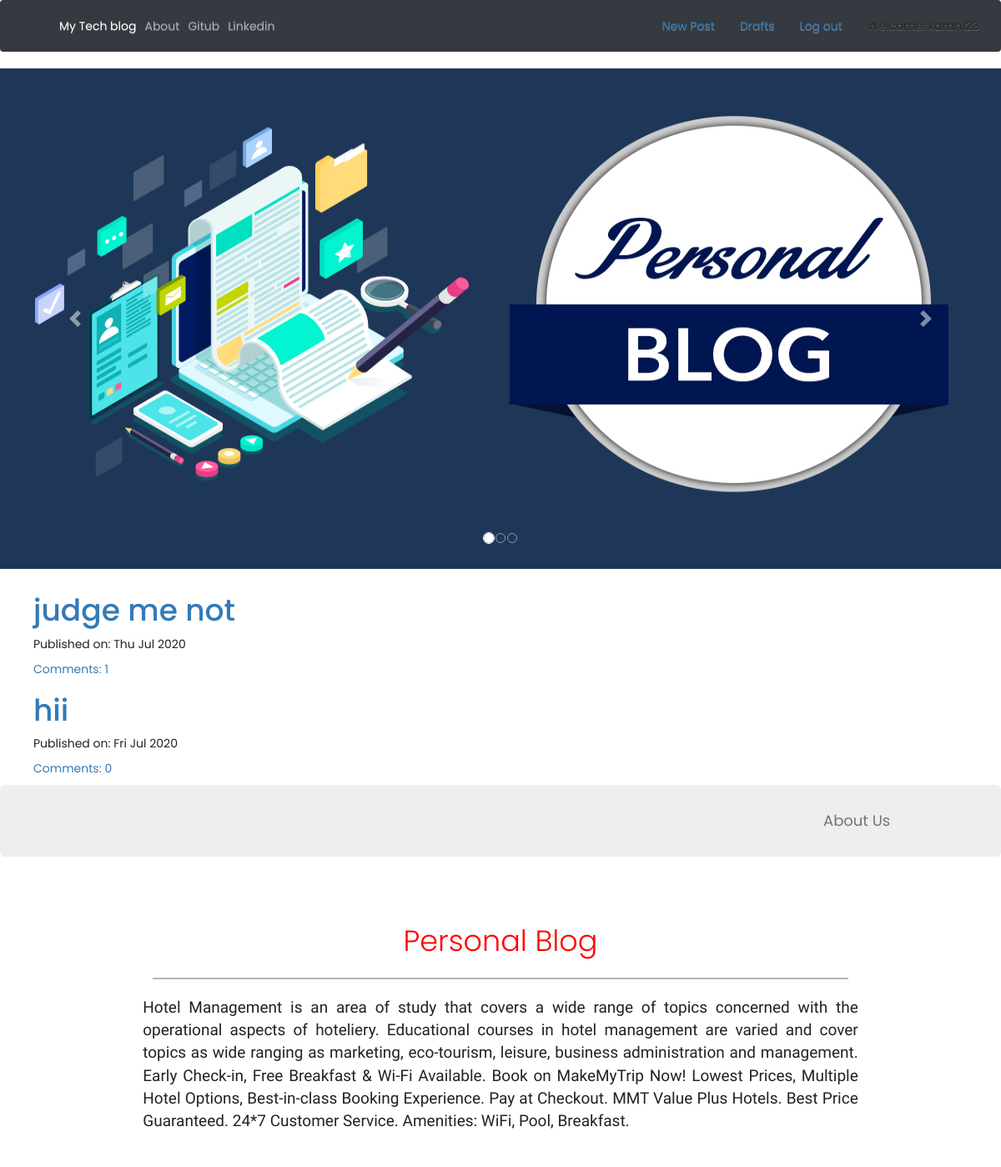
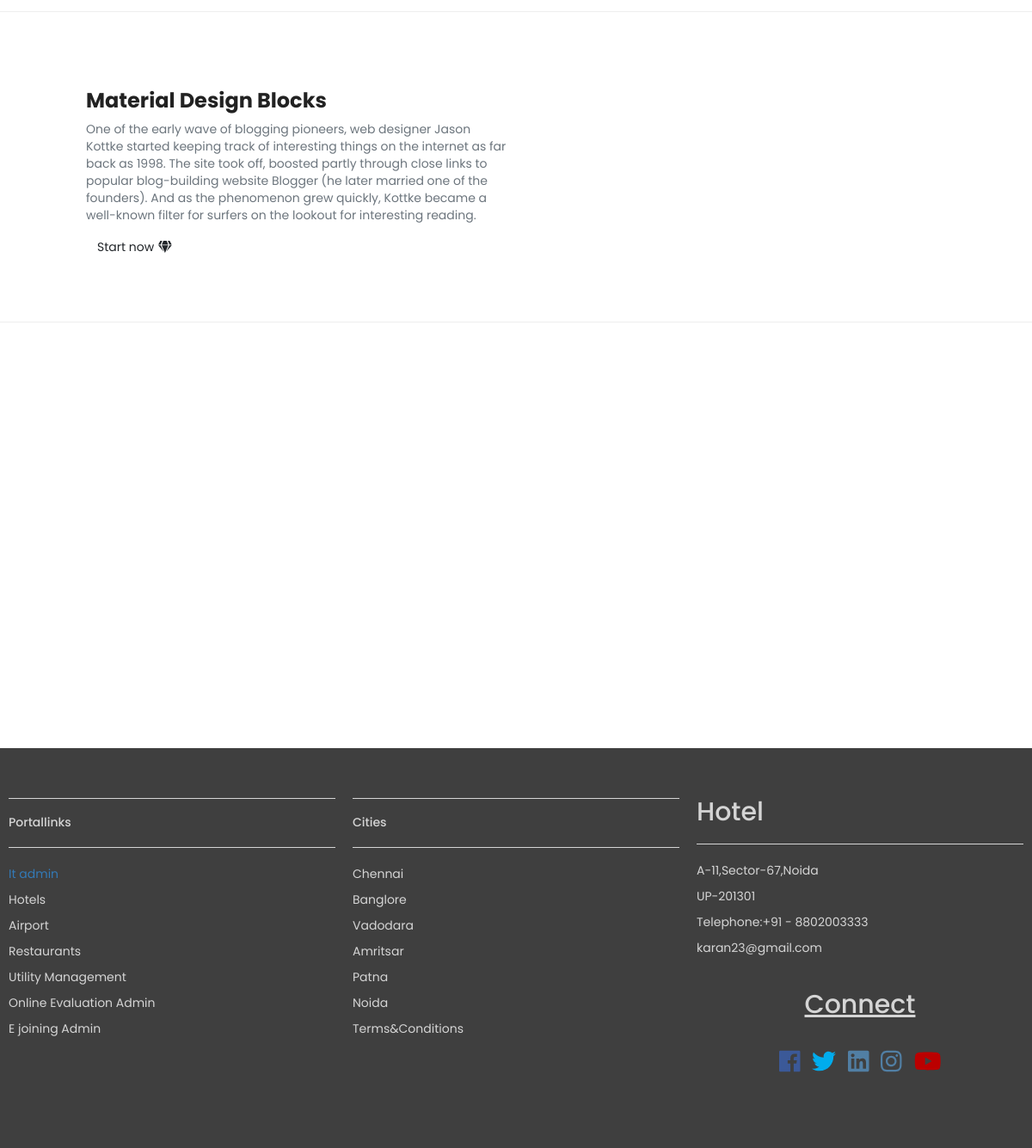
The app's page / (signed in) with its own data (2 pictures, top to bottom).
### blog/models.py (models this page shows, shortened)
class Post(models.Model):
    author = models.ForeignKey('auth.User', on_delete=models.CASCADE,)
    title = models.CharField(max_length=200)
    text = models.TextField()
    created_date = models.DateTimeField(default=timezone.now)
    published_date = models.DateTimeField(blank=True,null=True)
    def approve_comments(self):
        return self.comments.filter(approved_comment=True)

### blog/views.py (the view)
# urls.py: re_path(r'^$',views.PostListView.as_view(),name='post_list'),
class PostListView(ListView):
    model = Post
    def get_queryset(self):
        return Post.objects.filter(published_date__lte=timezone.now()).order_by('-published_date')

### blog/templates/blog/post_list.html
{% extends 'blog/base.html' %}
{% block content %}
<div class="centerstage">
    {% for post in post_list %}
        <div class="post">
            <h1><a href="{% url 'post_detail' pk=post.pk %}">{{ post.title }}</a></h1>
            <div class="date">
                <p>Published on: {{ post.published_date|date:"D M Y"}}</p>
            </div>
            <a href="{% url 'post_detail' pk=post.pk %}">Comments: {{ post.approve_comments.count }}</a>
        </div>
    {% endfor %}
</div>
{% endblock %}

### blog/templates/blog/base.html (shortened to what this page needs)
<!DOCTYPE html>
{% load static %}
<html>
    <head>
    <link rel="stylesheet" href="https://stackpath.bootstrapcdn.com/bootstrap/4.4.1/css/bootstrap.min.css"
>
        <link rel="stylesheet" href="https://maxcdn.bootstrapcdn.com/bootstrap/3.3.7/css/bootstrap.min.css">
        <link rel="stylesheet" href="https://maxcdn.bootstrapcdn.com/bootstrap/3.3.7/css/bootstrap-theme.min.css">
        <link rel="stylesheet" href="//cdn.jsdelivr.net/medium-editor/latest/css/medium-editor.min.css" type="text/css" media="screen" charset="utf-8">
        <link rel="stylesheet" href="{% static 'css/blog.css' %}">
         <link rel="stylesheet" href="{% static 'css/style.css' %}">
<body class='loader'>
  <nav class="navbar navbar-expand-lg navbar-dark bg-dark">
          <a class="navbar-brand" href="http://127.0.0.1:3000/Bootstrap%204%20Site%20Files/#"></a>
          <div class="collapse navbar-collapse" id="navbarSupportedContent">
            <ul class="navbar-nav mr-auto">
              <li class="nav-item active">
                <a class="nav-link" href="{% url 'post_list' %}">My Tech blog <span class="sr-only">(current)</span></a>
              </li>
                 <li class="nav-item">
        <a class="nav-link" href="{% url 'about'%}">About</a>
      </li>
      <li class="nav-item">
        <a class="nav-link " href="https://www.github.com/karan06126">Gitub</a>
      </li>
      <li class="nav-item">
        <a class="nav-link " href="https://www.linkedin.com">Linkedin</a>
        </ul>
              <ul class="nav navbar-nav navbar-right">
                  {% if user.is_authenticated %}
                  <li class="nav-item">
          <a  class="nav-lnk" href="{% url 'post_new' %}" >New Post</a>
        </li>
        <li class="nav-item">
          <a href="{% url 'post_draft_list' %}">Drafts</a>
        </li>
        <li class="nav-item">
          <a href="{% url 'logout' %}" >Log out</a>
        </li>
        <li class="nav-item">
          <a >Welcome: {{ user.username }}</a>
        </li>
          {% else %}
          <li><a class='nav navbar-right' href="{% url 'login' %}" ><span class="glyphicon glyphicon-user"></span></a></li>
        {% endif %}
      </ul>
  </div>
</nav>
  <div id="carousel-example-2" class="carousel slide carousel-fade" data-ride="carousel">
          <ol class="carousel-indicators">
            <li data-target="#carousel-example-2" data-slide-to="0" class="active"></li>
            <li data-target="#carousel-example-2" data-slide-to="1"></li>
            <li data-target="#carousel-example-2" data-slide-to="2"></li>
          </ol>
          <div class="carousel-inner" role="listbox">
            <div class="carousel-item active">
              <div class="view">
                <img class="d-block w-100" src="{% static 'image/blog3.jpg' %}" height="600" width="1800"
                  alt="First slide">
              </div>
              <div class="carousel-caption">
              </div>
            </div>
          </div>
          <a class="carousel-control-prev" href="#carousel-example-2" role="button" data-slide="prev">
            <span class="carousel-control-prev-icon" aria-hidden="true"></span>
          </a>
          <a class="carousel-control-next" href="#carousel-example-2" role="button" data-slide="next">
            <span class="carousel-control-next-icon" aria-hidden="true"></span>
          </a>
        </div>
        <div class="content container">
            <div class="row">
                <div class="col-md-8">
                  <div class="blog_posts">
                    {% block content %}
                    {% endblock %}
                  </div>
                </div>
            </div>
        </div>
  <div class="container-fluid">
  <div class="row jumbotron">
  	<div class="col-xs-12 col-sm-12 col-md-9 col-lg-9 col-xl-10">
  	</div>
  	<div class="col-xs-12 col-sm-12 col-md-3 col-lg-3 col-xl-2">
  		<a href="http://127.0.0.1:3000/Bootstrap%204%20Site%20Files/#"><button type="button" class="btn btn-outline-secondary btn-lg">About Us</button></a>
  	</div>
    </div>
  </div>
  <div class="container-fluid padding">
  	<div class="row welcome text-center">
  		<div class="col-12">
  			<div class="ab">
  			<h1 class="display-4">Personal Blog</h1>
  		</div>
  		</div>
  		<hr>
  		<div class="col-12" style="text-align:justify">
  			<div class="tr">
  			<p>Hotel Management is an area of study that covers a wide range of topics concerned with the operational aspects of hoteliery.
          Educational courses in hotel management are varied and cover topics as wide ranging as marketing, eco-tourism,
          leisure, business administration and management.
        Early Check-in, Free Breakfast & Wi-Fi Available. Book on MakeMyTrip Now! Lowest Prices, Multiple Hotel Options,
        Best-in-class Booking Experience. Pay at Checkout. MMT Value Plus Hotels. Best Price Guaranteed. 24*7 Customer Service.
         Amenities: WiFi, Pool, Breakfast.</p>
  		</div>
  	</div>
  	</div>
  </div>
<hr class="my-4">
        <div class="container my-5 py-5 z-depth-1">
        <section class="px-md-5 mx-md-5 text-center text-lg-left dark-grey-text">
          <div class="row">
            <div class="col-md-6 mb-4 mb-md-0">
              <h3 class="font-weight-bold">Material Design Blocks</h3>
              <p class="text-muted">One of the early wave of blogging pioneers, web designer Jason Kottke started keeping track
                  of interesting things on the internet as far back as 1998. The site took off, boosted partly through close
                  links to popular blog-building website Blogger (he later married one of the founders). And as the phenomenon
                  grew quickly, Kottke became a well-known filter for surfers on the lookout for interesting reading.</p>
              <a class="btn btn-purple btn-md ml-0" href="#" role="button">Start now<i class="fa fa-gem ml-2"></i></a>
            </div>
            <div class="col-md-6 mb-4 mb-md-0">
              <div class="view overlay z-depth-1-half">
              </div>
            </div>
          </div>
        </section>
      </div>
<hr class="my-4">
  <figure>
  </figure>
  <footer>
  	<div class="container-fluid padding">
  		<div class="row text-left">
  			<div class="col-md-4">
  				<hr class="light">
  				<h5>Portallinks</h5>
  				<hr class="light">
  			<a href="http://127.0.0.1:3000/Bootstrap%204%20Site%20Files/#">	<p>It admin</p></a>
  				<p>Hotels</p>
  				<p>Airport</p>
  				<p>Restaurants</p>
  				<p>Utility Management</p>
  				<p>Online Evaluation Admin</p>
  				<p>E joining Admin</p>
  			</div>
  			<div class="col-md-4">
  				<hr class="light">
  				<h5>Cities</h5>
  				<hr class="light">
  				<p>Chennai</p>
  				<p>Banglore</p>
  				<p>Vadodara</p>
  				<p>Amritsar</p>
  				<p>Patna</p>
  				<p>Noida</p>
  				<p>Terms&amp;Conditions</p>
  			</div>
  			<div class="col-md-4">
  				<h2>Hotel</h2>
  				<hr class="light">
  				<p>A-11,Sector-67,Noida</p>
  				<p>UP-201301</p>
  				<p>Telephone:+91 - 8802003333</p>
  				<p>karan23@gmail.com</p>
  				<div class="container-fluid padding">
  					<div class="row text-center padding">
  						<div class="col-12">
  							<h2><u>Connect</u></h2>
  						</div>
  						<div class="col-12 social padding">
  							<a href="#"><i class="fab fa-facebook"></i></a>
  								<a href="#"><i class="fab fa-twitter"></i></a>
  									<a href="#"><i class="fab fa-linkedin"></i></a>
  										<a href="#"><i class="fab fa-instagram"></i></a>
  											<a href="#"><i class="fab fa-youtube"></i></a>
  						</div>
  					</div>
  				</div>
  			</div>
  		</div>
  			</div>
  </footer>
</body>
</html>

### blog/static/css/blog.css (style rules this page uses)
.centerstage { margin-left: auto; margin-right: auto; }
.loader { filter:hue-rotate(0deg); color: linear-gradient(45deg,#0f8,#08f); animation:hue 5000ms infinite linear; }

### blog/static/css/style.css (style rules this page uses)
html,body { height:100%; width:100%; font-family: 'Poppins', sans-serif; color:#222; }
.jumbotron { padding:1rem; border-radius: 0; }
.padding { padding-bottom:2rem; }
.welcome { width:75%; margin:0 auto; padding-top: 2rem; }
.welcome hr { border-top: 2px solid #b4b4b4; width:95%; margin-top: .3rem; margin-bottom: 1rem; }
.social a { font-size: 2em; padding:0.5rem; }
.fa-facebook { color:#3b5998; }
.fa-twitter { color:#00aced; }
.fa-linkedin { color:#517fa4; }
.fa-instagram { color:#517fa4; }
.fa-youtube { color:#bb0000; }
footer { background-color: #3f3f3f; color: #d5d5d5; padding-top: 2em; }
hr.light { border-top:1px solid #d5d5d5; width:100%; }
.ab { color:red; }
.tr p { font-size: 19px; font-family: 'Rajdhani', sans-serif; }
.carousel-item { transition: -webkit-transform 0.5s ease; transition: transform 0.5s ease; transition: transform 0.5s ease, -webkit-transform 0.5s ease; -webkit-backface-visibility: visible; backface-visibility: visible; }
figure { position: relative; width: 100%; height: 60%; margin: 0!important; }
[class*="col-"] { padding: 1rem; }

### records on screen
Post: title "judge me not", published_date "Thu Jul 2020", approve_comments.count "1"
Post: title "hii", published_date "Fri Jul 2020", approve_comments.count "0"

### other values on screen
{{ user.username }} "karan123"
